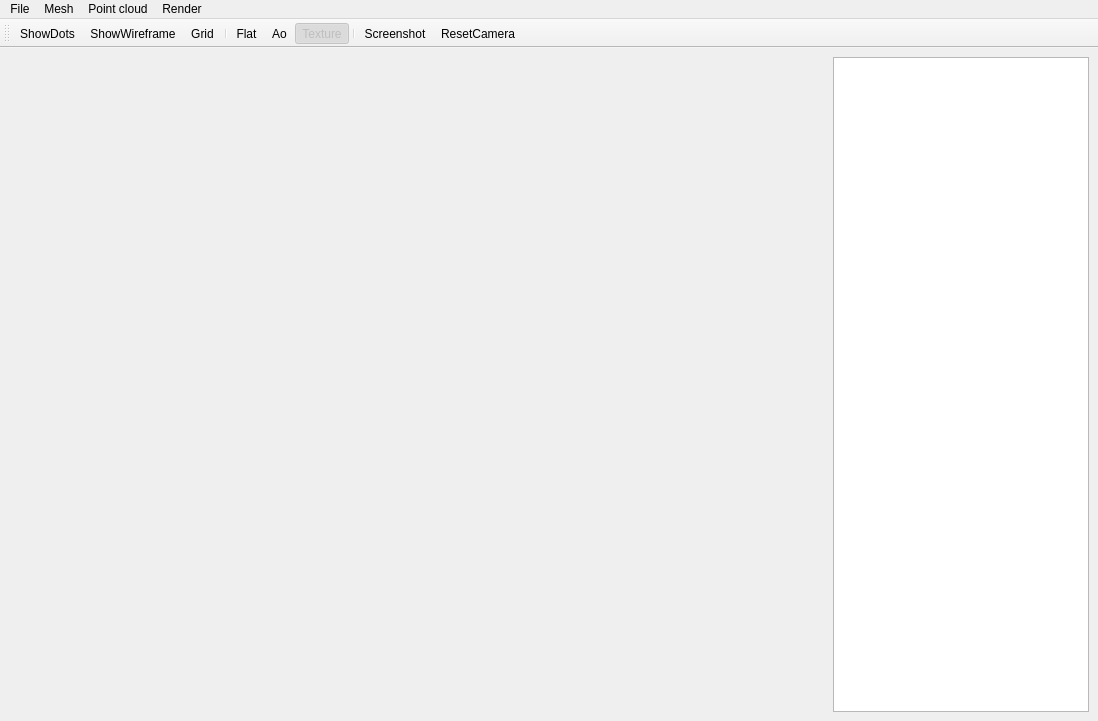
<?xml version="1.0" encoding="UTF-8"?>
<ui version="4.0">
 <class>MainWindow</class>
 <widget class="QMainWindow" name="MainWindow">
  <property name="geometry">
   <rect>
    <x>0</x>
    <y>0</y>
    <width>1098</width>
    <height>721</height>
   </rect>
  </property>
  <property name="sizePolicy">
   <sizepolicy hsizetype="Expanding" vsizetype="Expanding">
    <horstretch>1</horstretch>
    <verstretch>1</verstretch>
   </sizepolicy>
  </property>
  <property name="windowTitle">
   <string>MPCV</string>
  </property>
  <widget class="QWidget" name="horizontalLayoutWidget">
   <layout class="QHBoxLayout" name="horizontalLayout" stretch="0,0">
    <property name="sizeConstraint">
     <enum>QLayout::SetDefaultConstraint</enum>
    </property>
    <item>
     <widget class="OpenGLWidget" name="Viewport" native="true">
      <property name="sizePolicy">
       <sizepolicy hsizetype="Expanding" vsizetype="Expanding">
        <horstretch>1</horstretch>
        <verstretch>0</verstretch>
       </sizepolicy>
      </property>
      <property name="minimumSize">
       <size>
        <width>0</width>
        <height>0</height>
       </size>
      </property>
      <property name="maximumSize">
       <size>
        <width>4000</width>
        <height>4000</height>
       </size>
      </property>
     </widget>
    </item>
    <item>
     <widget class="QListWidget" name="MeshList">
      <property name="sizePolicy">
       <sizepolicy hsizetype="Minimum" vsizetype="Expanding">
        <horstretch>0</horstretch>
        <verstretch>1</verstretch>
       </sizepolicy>
      </property>
      <property name="minimumSize">
       <size>
        <width>100</width>
        <height>0</height>
       </size>
      </property>
      <property name="selectionMode">
       <enum>QAbstractItemView::ExtendedSelection</enum>
      </property>
     </widget>
    </item>
   </layout>
  </widget>
  <widget class="QMenuBar" name="menubar">
   <property name="geometry">
    <rect>
     <x>0</x>
     <y>0</y>
     <width>1098</width>
     <height>25</height>
    </rect>
   </property>
   <widget class="QMenu" name="menuFile">
    <property name="title">
     <string>File</string>
    </property>
    <addaction name="actionOpenFile"/>
    <addaction name="actionSave"/>
    <addaction name="actionQuit"/>
   </widget>
   <widget class="QMenu" name="menuMesh">
    <property name="title">
     <string>Mesh</string>
    </property>
    <addaction name="actionLaplacian_smoothing"/>
    <addaction name="actionSimplify"/>
    <addaction name="actionRepair"/>
   </widget>
   <widget class="QMenu" name="menuPoint_cloud">
    <property name="title">
     <string>Point cloud</string>
    </property>
    <addaction name="actionEstimate_normals"/>
   </widget>
   <widget class="QMenu" name="menuRender">
    <property name="title">
     <string>Render</string>
    </property>
    <addaction name="actionRender_view"/>
   </widget>
   <addaction name="menuFile"/>
   <addaction name="menuMesh"/>
   <addaction name="menuPoint_cloud"/>
   <addaction name="menuRender"/>
  </widget>
  <widget class="QToolBar" name="toolBar">
   <property name="windowTitle">
    <string>toolBar</string>
   </property>
   <attribute name="toolBarArea">
    <enum>TopToolBarArea</enum>
   </attribute>
   <attribute name="toolBarBreak">
    <bool>false</bool>
   </attribute>
   <addaction name="actionShowDots"/>
   <addaction name="actionShowWireframe"/>
   <addaction name="actionGrid"/>
   <addaction name="separator"/>
   <addaction name="actionFlat"/>
   <addaction name="actionAo"/>
   <addaction name="actionTexture"/>
   <addaction name="separator"/>
   <addaction name="actionScreenshot"/>
   <addaction name="actionResetCamera"/>
  </widget>
  <action name="actionOpenFile">
   <property name="text">
    <string>Open</string>
   </property>
   <property name="shortcut">
    <string>Ctrl+O</string>
   </property>
  </action>
  <action name="actionShowWireframe">
   <property name="checkable">
    <bool>true</bool>
   </property>
   <property name="icon">
    <iconset resource="resources.qrc">
     <normaloff>:/images/wire.png</normaloff>:/images/wire.png</iconset>
   </property>
   <property name="text">
    <string>ShowWireframe</string>
   </property>
   <property name="shortcut">
    <string>Ctrl+W</string>
   </property>
  </action>
  <action name="actionShowDots">
   <property name="checkable">
    <bool>true</bool>
   </property>
   <property name="icon">
    <iconset resource="resources.qrc">
     <normaloff>:/images/dots.png</normaloff>:/images/dots.png</iconset>
   </property>
   <property name="text">
    <string>ShowDots</string>
   </property>
   <property name="shortcut">
    <string>Ctrl+P</string>
   </property>
  </action>
  <action name="actionScreenshot">
   <property name="icon">
    <iconset resource="resources.qrc">
     <normaloff>:/images/icon.png</normaloff>:/images/icon.png</iconset>
   </property>
   <property name="text">
    <string>Screenshot</string>
   </property>
  </action>
  <action name="actionLaplacian_smoothing">
   <property name="text">
    <string>Laplacian smoothing</string>
   </property>
  </action>
  <action name="actionSimplify">
   <property name="text">
    <string>Simplify</string>
   </property>
  </action>
  <action name="actionRepair">
   <property name="text">
    <string>Repair</string>
   </property>
  </action>
  <action name="actionSave">
   <property name="text">
    <string>Save</string>
   </property>
   <property name="shortcut">
    <string>Ctrl+S</string>
   </property>
  </action>
  <action name="actionQuit">
   <property name="text">
    <string>Quit</string>
   </property>
   <property name="shortcut">
    <string>Ctrl+Q</string>
   </property>
  </action>
  <action name="actionFlat">
   <property name="checkable">
    <bool>true</bool>
   </property>
   <property name="checked">
    <bool>false</bool>
   </property>
   <property name="enabled">
    <bool>true</bool>
   </property>
   <property name="icon">
    <iconset resource="resources.qrc">
     <normaloff>:/images/flat.png</normaloff>:/images/flat.png</iconset>
   </property>
   <property name="text">
    <string>Flat</string>
   </property>
   <property name="shortcut">
    <string>Ctrl+F</string>
   </property>
  </action>
  <action name="actionAo">
   <property name="checkable">
    <bool>true</bool>
   </property>
   <property name="icon">
    <iconset resource="resources.qrc">
     <normaloff>:/images/ao.png</normaloff>:/images/ao.png</iconset>
   </property>
   <property name="text">
    <string>Ao</string>
   </property>
   <property name="shortcut">
    <string>Ctrl+G</string>
   </property>
  </action>
  <action name="actionGrid">
   <property name="checkable">
    <bool>true</bool>
   </property>
   <property name="icon">
    <iconset resource="resources.qrc">
     <normaloff>:/images/grid.png</normaloff>:/images/grid.png</iconset>
   </property>
   <property name="text">
    <string>Grid</string>
   </property>
  </action>
  <action name="actionTexture">
   <property name="checkable">
    <bool>true</bool>
   </property>
   <property name="checked">
    <bool>true</bool>
   </property>
   <property name="enabled">
    <bool>false</bool>
   </property>
   <property name="icon">
    <iconset resource="resources.qrc">
     <normaloff>:/images/tex.png</normaloff>:/images/tex.png</iconset>
   </property>
   <property name="text">
    <string>Texture</string>
   </property>
   <property name="shortcut">
    <string>Ctrl+T</string>
   </property>
  </action>
  <action name="actionResetCamera">
   <property name="icon">
    <iconset resource="resources.qrc">
     <normaloff>:/images/reset.png</normaloff>:/images/reset.png</iconset>
   </property>
   <property name="text">
    <string>ResetCamera</string>
   </property>
  </action>
  <action name="actionEstimate_normals">
   <property name="text">
    <string>Estimate normals</string>
   </property>
  </action>
  <action name="actionRender_view">
   <property name="text">
    <string>Render view</string>
   </property>
  </action>
 </widget>
 <customwidgets>
  <customwidget>
   <class>OpenGLWidget</class>
   <extends>QWidget</extends>
   <header location="global">openglwidget.h</header>
   <container>1</container>
  </customwidget>
 </customwidgets>
 <resources>
  <include location="resources.qrc"/>
 </resources>
 <connections/>
</ui>
